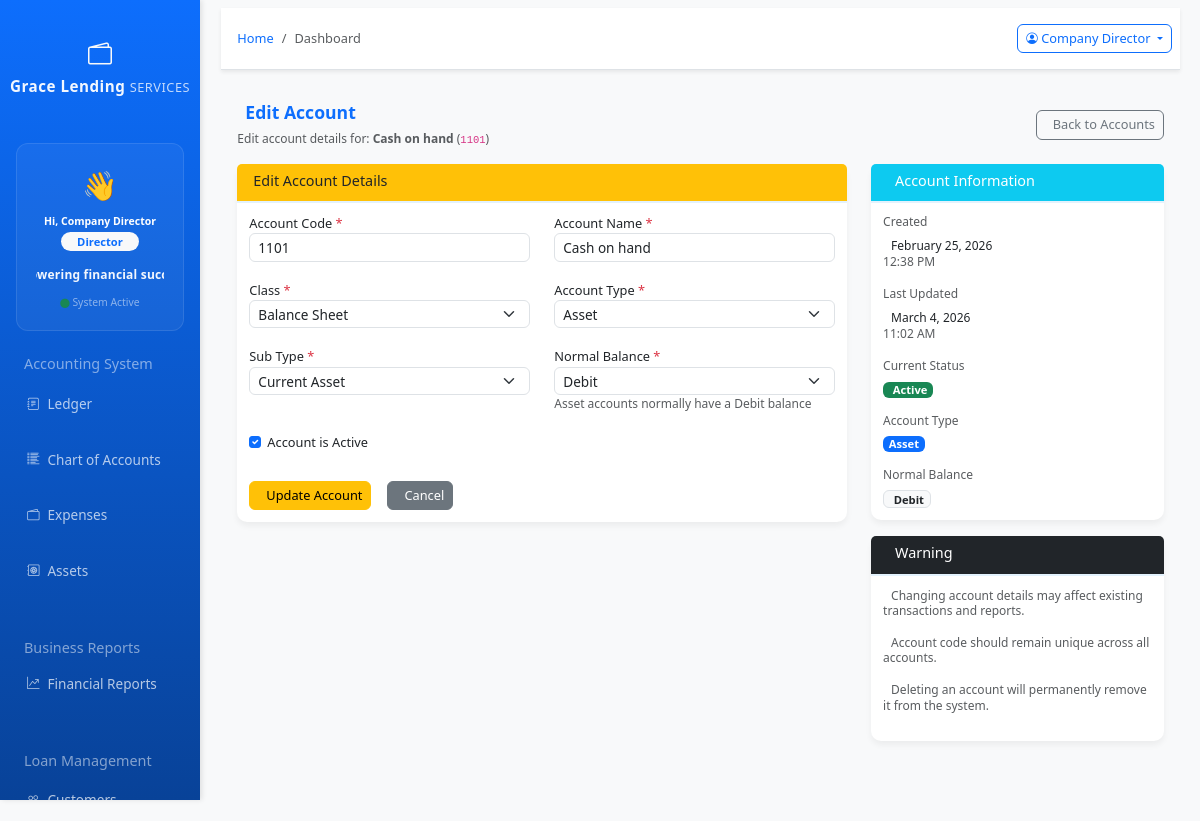
Screenshot of /app.gracelending/index.php?page=edit_chart_of_account&id=108 (signed in) with the database file from the repository.
### tables this page shows
CREATE TABLE `chart_of_accounts` (
  `account_id` int(11) NOT NULL,
  `class` varchar(50) NOT NULL,
  `account_code` varchar(10) NOT NULL,
  `account_name` varchar(255) NOT NULL,
  `account_type` varchar(50) DEFAULT NULL,
  `sub_type` varchar(50) DEFAULT NULL,
  `normal_balance` varchar(10) DEFAULT NULL,
  `is_active` tinyint(4) DEFAULT '1',
  `created_at` timestamp NOT NULL DEFAULT CURRENT_TIMESTAMP,
  `updated_at` timestamp NOT NULL DEFAULT CURRENT_TIMESTAMP ON UPDATE CURRENT_TIMESTAMP
);

### app.gracelending/modules/edit_chart_of_account.php (the view, shortened to what this page needs)
<?php
$conn = getConnection();
$conn->set_charset("utf8mb4");
$account_id = (int)$_GET['id'];
$account_query = "SELECT * FROM chart_of_accounts WHERE account_id = $account_id";
$account_result = $conn->query($account_query);
if (!$account_result || $account_result->num_rows == 0) {
    $error_message = "Account not found!";
    $account = null;
} else {
    $account = $account_result->fetch_assoc();
}
$account_classes = [
    'Balance Sheet' => 'Balance Sheet',
    'Income Statement' => 'Income Statement'
];
$account_types = [
    'Asset' => 'Asset',
    'Liability' => 'Liability',
    'Equity' => 'Equity',
    'Revenue' => 'Revenue',
    'Expense' => 'Expense',
    'Gain' => 'Gain',
    'Loss' => 'Loss'
];
$sub_types = [
    'Asset' => [
        'Current Asset' => 'Current Asset',
        'Fixed Asset' => 'Fixed Asset',
        'Intangible Asset' => 'Intangible Asset',
        'Investment' => 'Investment',
        'Other Asset' => 'Other Asset'
    ],
    'Liability' => [
        'Current Liability' => 'Current Liability',
        'Long-term Liability' => 'Long-term Liability',
        'Contingent Liability' => 'Contingent Liability',
        'Other Liability' => 'Other Liability'
    ],
    'Equity' => [
        'Capital Stock' => 'Capital Stock',
        'Retained Earnings' => 'Retained Earnings',
        'Treasury Stock' => 'Treasury Stock',
        'Other Equity' => 'Other Equity'
    ],
    'Revenue' => [
        'Operating Revenue' => 'Operating Revenue',
        'Non-operating Revenue' => 'Non-operating Revenue'
    ],
    'Expense' => [
        'Operating Expense' => 'Operating Expense',
        'Non-operating Expense' => 'Non-operating Expense',
        'Cost of Goods Sold' => 'Cost of Goods Sold',
        'Administrative Expense' => 'Administrative Expense'
    ],
    'Gain' => [
        'Capital Gain' => 'Capital Gain',
        'Operating Gain' => 'Operating Gain'
    ],
    'Loss' => [
        'Capital Loss' => 'Capital Loss',
        'Operating Loss' => 'Operating Loss'
    ]
];
$normal_balances = [
    'Debit' => 'Debit',
    'Credit' => 'Credit'
];
?>
<div class="container-fluid">
    <div class="row mb-3">
        <div class="col-12">
            <div class="d-flex justify-content-between align-items-center">
                <div>
                    <h2 class="h4 fw-bold text-primary">
                        Edit Account
                    </h2>
                    <p class="text-muted mb-0">
                        Edit account details for:
                        <strong><?php echo htmlspecialchars($account['account_name'] ?? ''); ?></strong>
                        (<code><?php echo $account['account_code'] ?? ''; ?></code>)
                    </p>
                </div>
                <a href="?page=chart_of_accounts" class="btn btn-outline-secondary">
                    <i class="fas fa-arrow-left me-2"></i>Back to Accounts
                </a>
            </div>
        </div>
    </div>
    <?php if ($account): ?>
    <div class="row">
        <div class="col-lg-8 mb-4">
            <div class="card">
                <div class="card-header bg-warning text-dark">
                    <h5 class="mb-0">Edit Account Details</h5>
                </div>
                <div class="card-body">
                    <form method="POST" id="editAccountForm">
                        <div class="row">
                            <div class="col-md-6 mb-3">
                                <label class="form-label">Account Code <span class="text-danger">*</span></label>
                                <input type="text" name="account_code" class="form-control"
                                    value="<?php echo htmlspecialchars($account['account_code']); ?>"
                                    pattern="[0-9]{1,6}" title="1-6 digit numeric code" required>
                            </div>
                            <div class="col-md-6 mb-3">
                                <label class="form-label">Account Name <span class="text-danger">*</span></label>
                                <input type="text" name="account_name" class="form-control"
                                    value="<?php echo htmlspecialchars($account['account_name']); ?>" required>
                            </div>
                        </div>
                        <div class="row">
                            <div class="col-md-6 mb-3">
                                <label class="form-label">Class <span class="text-danger">*</span></label>
                                <select name="class" class="form-select" required id="classSelect">
                                    <?php foreach ($account_classes as $key => $value): ?>
                                        <option value="<?php echo $key; ?>"
                                            <?php echo ($account['class'] == $key) ? 'selected' : ''; ?>>
                                            <?php echo $value; ?>
                                        </option>
                                    <?php endforeach; ?>
                                </select>
                            </div>
                            <div class="col-md-6 mb-3">
                                <label class="form-label">Account Type <span class="text-danger">*</span></label>
                                <select name="account_type" class="form-select" required id="accountTypeSelect">
                                    <?php foreach ($account_types as $key => $value): ?>
                                        <option value="<?php echo $key; ?>"
                                            <?php echo ($account['account_type'] == $key) ? 'selected' : ''; ?>
                                            data-normal-balance="<?php echo in_array($key, ['Asset', 'Expense', 'Loss']) ? 'Debit' : 'Credit'; ?>">
                                            <?php echo $value; ?>
                                        </option>
                                    <?php endforeach; ?>
                                </select>
                            </div>
                        </div>
                        <div class="row">
                            <div class="col-md-6 mb-3">
                                <label class="form-label">Sub Type <span class="text-danger">*</span></label>
                                <select name="sub_type" class="form-select" required id="subTypeSelect">
                                    <?php foreach ($sub_types[$account['account_type']] ?? [] as $key => $value): ?>
                                        <option value="<?php echo $key; ?>"
                                            <?php echo ($account['sub_type'] == $key) ? 'selected' : ''; ?>>
                                            <?php echo $value; ?>
                                        </option>
                                    <?php endforeach; ?>
                                </select>
                            </div>
                            <div class="col-md-6 mb-3">
                                <label class="form-label">Normal Balance <span class="text-danger">*</span></label>
                                <select name="normal_balance" class="form-select" required id="normalBalanceSelect">
                                    <?php foreach ($normal_balances as $key => $value): ?>
                                        <option value="<?php echo $key; ?>"
                                            <?php echo ($account['normal_balance'] == $key) ? 'selected' : ''; ?>>
                                            <?php echo $value; ?>
                                        </option>
                                    <?php endforeach; ?>
                                </select>
                                <small id="balanceHint" class="text-muted">
                                    <?php echo $account['account_type']; ?> accounts normally have a <?php echo $account['normal_balance']; ?> balance
                                </small>
                            </div>
                        </div>
                        <div class="mb-4">
                            <div class="form-check">
                                <input type="checkbox" name="is_active" class="form-check-input" id="isActive"
                                    <?php echo ($account['is_active'] == 1) ? 'checked' : ''; ?>>
                                <label class="form-check-label" for="isActive">
                                    Account is Active
                                </label>
                            </div>
                        </div>
                        <div class="d-grid gap-2 d-md-flex">
                            <button type="submit" name="update_account" class="btn btn-warning me-2">
                                <i class="fas fa-save me-2"></i>Update Account
                            </button>
                            <a href="?page=chart_of_accounts" class="btn btn-secondary me-2">
                                <i class="fas fa-times me-2"></i>Cancel
                            </a>
                        </div>
                    </form>
                </div>
            </div>
        </div>
        <div class="col-lg-4 mb-4">
            <div class="card">
                <div class="card-header bg-info text-white">
                    <h5 class="mb-0"><i class="fas fa-info-circle me-2"></i>Account Information</h5>
                </div>
                <div class="card-body">
                    <div class="mb-3">
                        <h6 class="text-muted">Created</h6>
                        <p class="mb-0">
                            <?php echo date('F j, Y', strtotime($account['created_at'])); ?>
                        </p>
                        <small class="text-muted">
                            <?php echo date('h:i A', strtotime($account['created_at'])); ?>
                        </small>
                    </div>
                    <div class="mb-3">
                        <h6 class="text-muted">Last Updated</h6>
                        <p class="mb-0">
                            <?php echo date('F j, Y', strtotime($account['updated_at'])); ?>
                        </p>
                        <small class="text-muted">
                            <?php echo date('h:i A', strtotime($account['updated_at'])); ?>
                        </small>
                    </div>
                    <div class="mb-3">
                        <h6 class="text-muted">Current Status</h6>
                        <p class="mb-0">
                            <?php if ($account['is_active'] == 1): ?>
                                <span class="badge bg-success">
                                    <i class="fas fa-check-circle me-1"></i>Active
                                </span>
                            <?php else: ?>
                                <span class="badge bg-danger">
                                    <i class="fas fa-times-circle me-1"></i>Inactive
                                </span>
                            <?php endif; ?>
                        </p>
                    </div>
                    <div class="mb-3">
                        <h6 class="text-muted">Account Type</h6>
                        <p class="mb-0">
                            <span class="badge bg-<?php
                                echo $account['account_type'] == 'Asset' ? 'primary' :
                                      ($account['account_type'] == 'Liability' ? 'warning' :
                                      ($account['account_type'] == 'Equity' ? 'info' :
                                      ($account['account_type'] == 'Revenue' ? 'success' : 'danger')));
                            ?>">
                                <?php echo $account['account_type']; ?>
                            </span>
                        </p>
                    </div>
                    <div>
                        <h6 class="text-muted">Normal Balance</h6>
                        <p class="mb-0">
                            <span class="badge bg-light text-dark border">
                                <?php echo $account['normal_balance']; ?>
                            </span>
                        </p>
                    </div>
                </div>
            </div>
            <div class="card mt-3">
                <div class="card-header bg-dark text-white">
                    <h5 class="mb-0"><i class="fas fa-exclamation-triangle me-2"></i>Warning</h5>
                </div>
                <div class="card-body">
                    <p class="small text-muted">
                        Changing account details may affect existing transactions and reports.
                    </p>
                    <p class="small text-muted">
                        Account code should remain unique across all accounts.
                    </p>
                    <p class="small text-muted">
                        Deleting an account will permanently remove it from the system.
                    </p>
                </div>
            </div>
        </div>
    </div>
    <?php endif; ?>
</div>

### app.gracelending/assets/css/style.css (style rules this page uses)
:root { --primary-blue: #0d6efd; --light-blue: #e3f2fd; --dark-blue: #0b5ed7; --white: #ffffff; --light-gray: #f8f9fa; --gray: #6c757d; --dark-gray: #343a40; }
body { background-color: #f8f9fa; font-family: 'Segoe UI', Tahoma, Geneva, Verdana, sans-serif; }
.card { border: none; border-radius: 10px; box-shadow: 0 4px 6px rgba(0, 0, 0, 0.05); transition: transform 0.3s, box-shadow 0.3s; }
.card-header { background-color: var(--white); border-bottom: 2px solid var(--light-blue); font-weight: 600; color: var(--dark-blue); }
.badge.bg-primary { background-color: var(--primary-blue) !important; }

### app.gracelending/index.php (style rules this page uses)
body { font-size: 12px !important; overflow-x: hidden; }
.card { margin-bottom: 0.5rem !important; }
.card-header { padding: 0.5rem 1rem !important; }
.card-body { padding: 0.75rem !important; }
.card-title, .card-header h5, .card-header h6 { font-size: 0.9rem !important; margin-bottom: 0.25rem !important; }
.form-control, .form-select { font-size: 0.85rem !important; padding: 0.25rem 0.5rem !important; height: calc(1.5em + 0.5rem) !important; }
.btn { font-size: 0.8rem !important; padding: 0.25rem 0.5rem !important; }
.badge { font-size: 0.7rem !important; padding: 0.15rem 0.35rem !important; }
h2, .h2 { font-size: 1.3rem !important; }
h4, .h4 { font-size: 1.1rem !important; }
h5, .h5 { font-size: 1rem !important; }
h6, .h6 { font-size: 0.9rem !important; }
.mb-3 { margin-bottom: 0.75rem !important; }
.mb-4 { margin-bottom: 1rem !important; }
.mt-3 { margin-top: 0.75rem !important; }
.gap-2 { gap: 0.5rem !important; }
.text-muted { font-size: 0.75rem !important; }
h1, h2, h3, h4, h5, h6 { line-height: 1.2 !important; }
p, .form-label, .small { line-height: 1.3 !important; }
.form-label { font-size: 0.8rem !important; margin-bottom: 0.1rem !important; }
.form-check-label { font-size: 0.8rem !important; }
.row { margin-bottom: 0.25rem !important; }
.container-fluid { padding: 0.5rem !important; }

### rows the page displays
chart_of_accounts: account_name "Cash on hand", account_code "1101", class "Balance Sheet", account_type "Asset", sub_type "Current Asset", normal_balance "Debit", is_active "☑", created_at "February 25, 2026", created_at "12:38 PM", updated_at "March 4, 2026", updated_at "11:02 AM"

### other values shown
$_SESSION['user_name'] "Company Director"
$user_role "Director"
$page_title "Dashboard"
